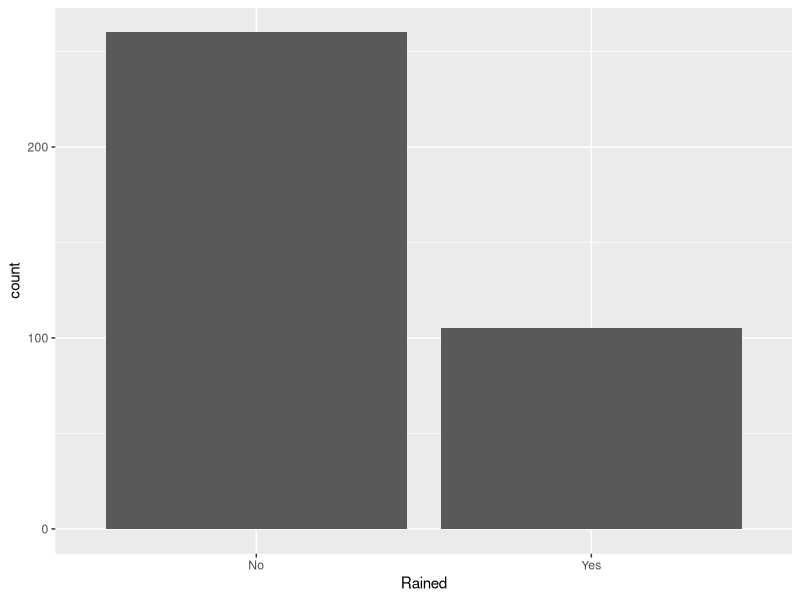

Generate this figure with R:
library(dplyr)
library(ggplot2)
N <- 365

day <- 1:N
temp <- rnorm(N,12,4)
rain <- sample(c("Yes","No"),N,replace=T,prob = c(.3,.7))



weather <- tibble(Day=day, Temperature=temp, Rained=rain)

ggplot(weather,aes(x=Rained))+geom_bar()
